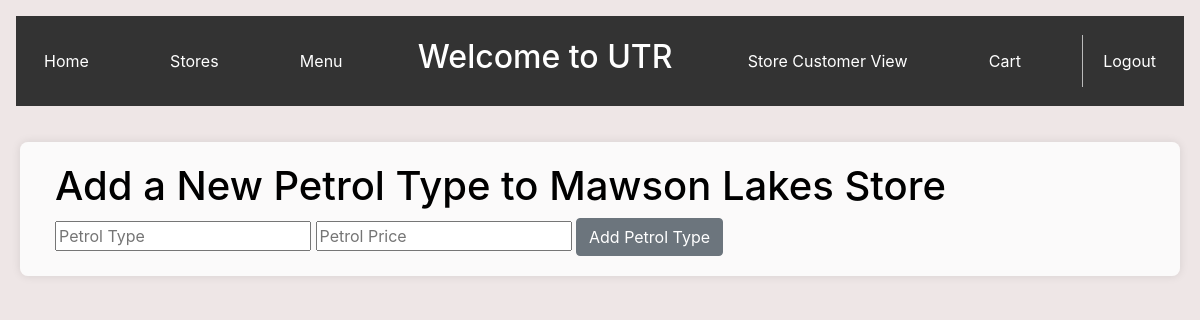
Before: /addPetrol/2 with the older database file.
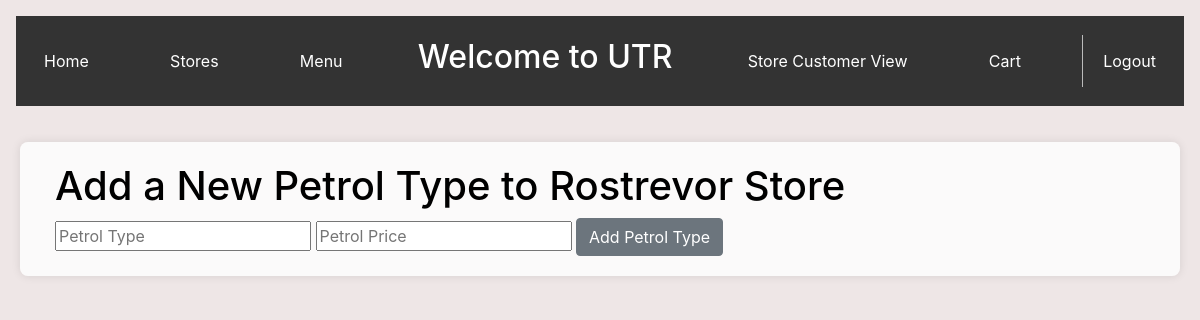
After: the same page with the newer database file.
### app.py (models this page shows, shortened)
class Stores(db.Model):
    id = db.Column(db.Integer, primary_key=True)
    name = db.Column(db.String(100), nullable=False)
    address = db.Column(db.String(100), nullable=False)
    opening_hours = db.Column(db.String(50))
    petrols = db.relationship('Petrol', backref='store', lazy=True)

### app.py (the view, shortened to what this page needs)
@app.route('/addPetrol/<int:store_id>', methods=['GET', 'POST'])
def addPetrol(store_id):
    store = Stores.query.get_or_404(store_id)
    if len(store.petrols) >= 3:
        return redirect(url_for('storeDetails', store_id=store_id))
    return render_template('addPetrol.html', store=store)

### templates/addPetrol.html (shortened to what this page needs)
{% extends 'base_manager.html' %}
{% block content %}
    <div class="container">
        <h1>Add a New Petrol Type to {{ store.name }}</h1>
        <form action="{{ url_for('addPetrol', store_id=store.id) }}" method="POST">
            <input type="text" placeholder="Petrol Type" name="name" required>
            <input type="number" placeholder="Petrol Price" name="price" step="0.01" required>
            <input type="submit" value="Add Petrol Type" class="btn btn-secondary">
        </form>
    </div>
{% endblock %}

Changed rows visible on the page:
changed Stores: name "Mawson Lakes Store" → "Rostrevor Store"
